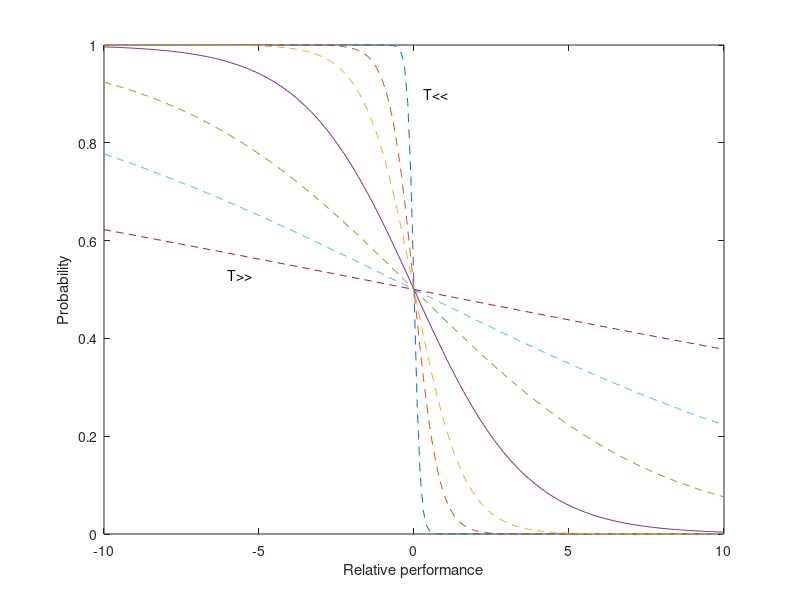
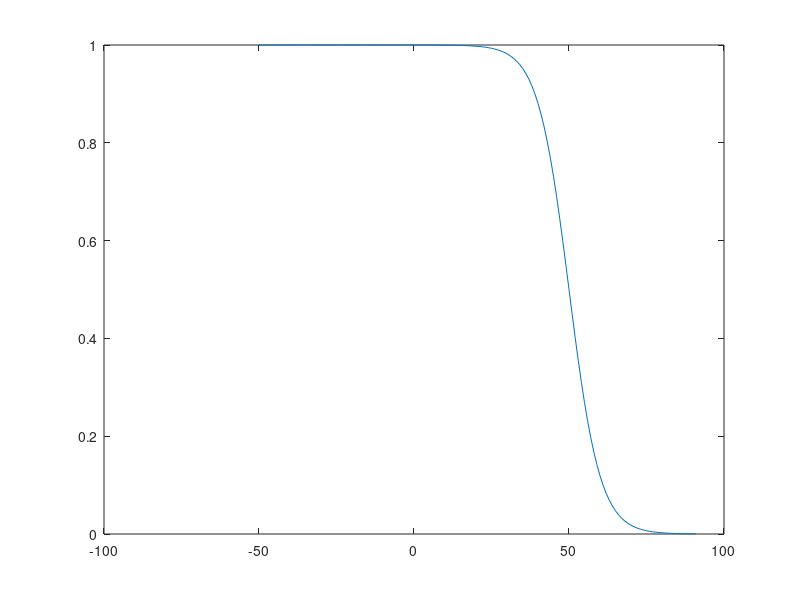
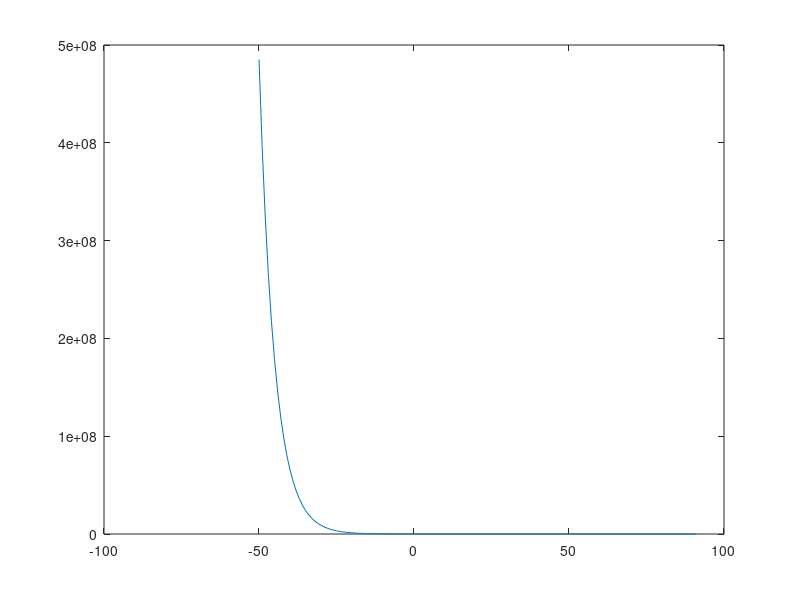

Reproduce these figures in MATLAB, in order.
function plotSHC 
    %
    % Minimization problem (in max. problems we should interchange fv with fu)
    %
    clc;
    
    x = -10:0.1:10;
    T = [0.1 0.4 0.8 1.8 4.0 8.0 20.0];
   
    for i = 1 : size(T,2)
        y = prob(x, T(i));
        if (i == 4)
            plot(x, y, '-');
        else
            plot(x, y, '--');
        end
        hold on;
    end
   
    text(0.3,0.9, 'T<<');
    text(-6,0.53, 'T>>');
    xlabel('Relative performance')
    ylabel('Probability')
    % /////////////////////////////////////////
    
    fv = -50:1:91;    
    %fv = 50:1:91;
    fu = 50;
    %T = 10;
    %T = 1;
    T = .1;
    
    for i=1 : length(fv)
        y1(i) = p1(fu, fv(i), T);
        y2(i) = p2(fu, fv(i), T);
    end
   % [fv' y1' y2']
   
   fprintf('%g\n', y2);
   
    
   figure(2)
   plot(fv, y1, '-');
   
   figure(3)
   plot(fv, y2, '-');
    
   pause;
   close all;
end


function v = prob(x, T)
    v = 1 ./ (1 + exp(x/T));
end

function v1 = p1(fu, fv, T)
    v1 = 1 ./ (1 + exp((fv-fu)/(fu*T)));
end


% SA
function v2 = p2(fu, fv, T)
    v2 = exp(-(fv-fu)/(fu*T));
end












